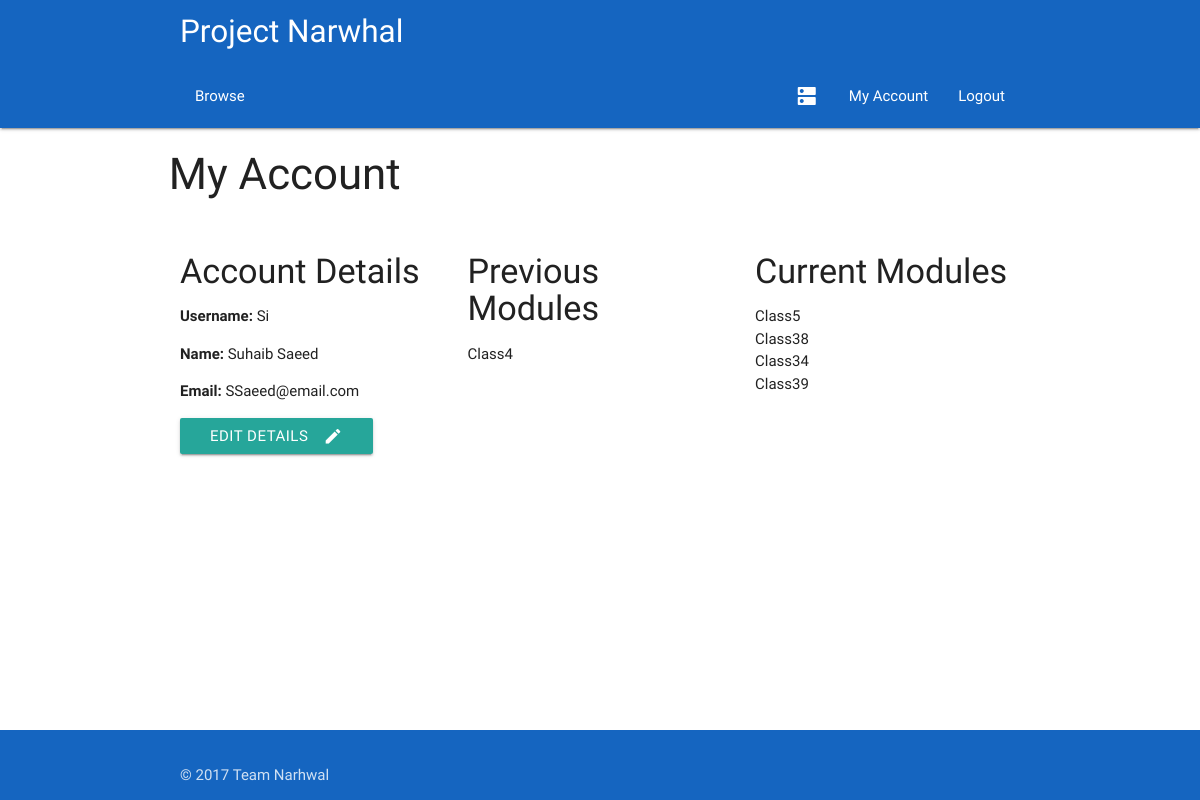
Before: /myaccount (signed in) with the older database file.
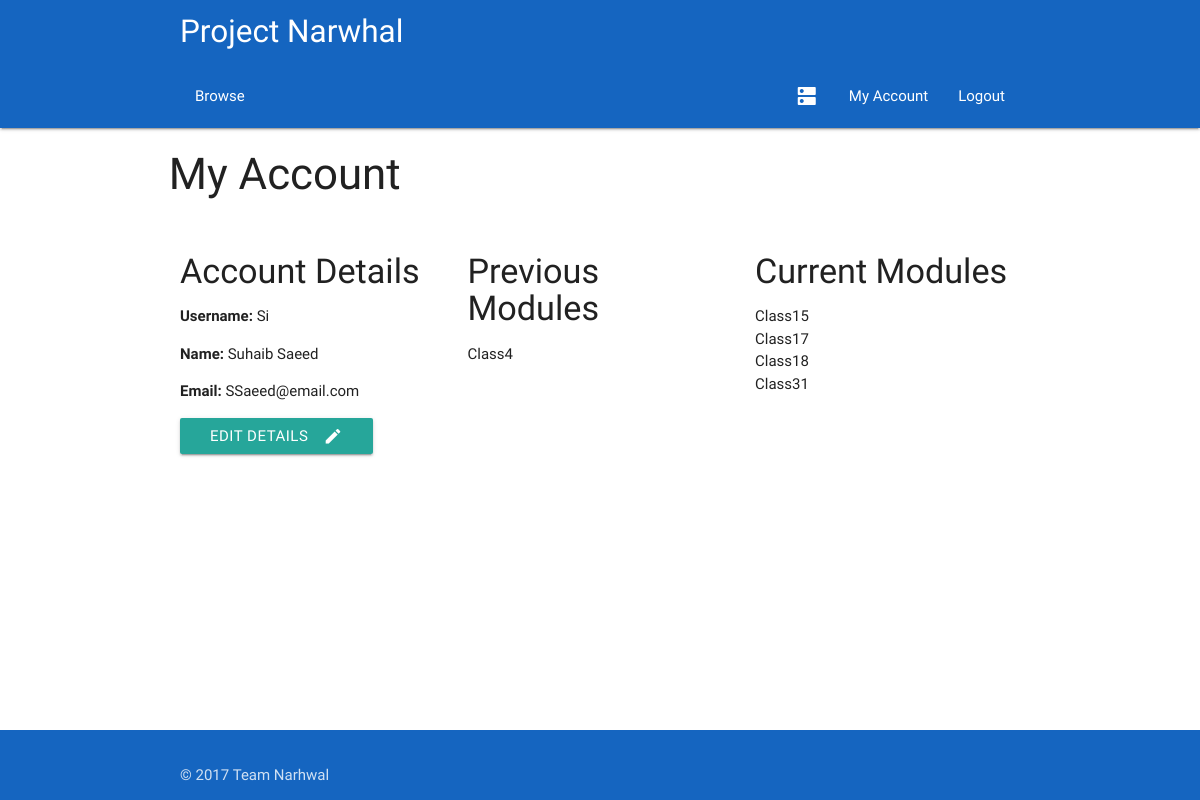
After: the same page with the newer database file.
### app/models.py (models this page shows)
class Class(db.Model):
	__tablename__ = 'Class'
	classID = db.Column(db.Integer, primary_key = True)
	coursePoint = db.Column(db.Integer, db.ForeignKey('Course.courseID'))
	course = db.relationship("Course", foreign_keys = [coursePoint])
	courseID = db.Column(db.Integer)
	title = db.Column(db.String(100))
	description = db.Column(db.String(100))
	capacity = db.Column(db.Integer)
	startDate = db.Column(db.DateTime)
	duration = db.Column(db.Integer)
	endDate = db.Column(db.DateTime)
	reqFac = db.Column(db.String(100), default = 'None')
	preTrain = relationship("Class")
	parent_id = Column(db.Integer, ForeignKey('Class.classID'))
	locationPoint = db.Column(db.Integer, db.ForeignKey('Room.roomID'))
	location = db.relationship("Room", foreign_keys = [locationPoint])
	trainerPoint = db.Column(db.Integer, db.ForeignKey('Trainer.trainerID'))
	trainer = db.relationship("Trainer", foreign_keys = [trainerPoint])
	attendanceList = db.relationship('Delegate', secondary = association_table)
	waitList = db.relationship('Delegate', secondary = waiting_table)

### app/views.py (the view)
@app.route('/myaccount')
@login_required
def myAccount():
    if current_user.type == 'Delegate':
        delClassList = getClasses(current_user)
        pastClass = history(current_user)
        futureClass = schedule(current_user)
        return render_template('myAccount.html', title='Account Details', pastClass=pastClass, futureClass=futureClass)
    elif current_user.type == 'Trainer':
        teachingList = classes(trainerPoint = current_user.trainerID)
        return render_template('myAccount.html', title='Account Details', teachingList = teachingList)
    else:
        abort(403)

### app/views.py (called while the page is built)
@login_manager.user_loader
def load_user(id):
    return models.User.query.get(id)

### queries.py (called while the page is built)
def listConvert(x):
    if(x.count() == 1):
        x = x[0]
        return x
    else:
        y = []
    for i in x:
        y.append(i)
    return y

def classes(**kwargs):
    q = models.Class.query.filter_by(**kwargs)
    q = listConvert(q)
    return q

def history(delegate):
    today = datetime.now()
    classList = delegate.classList
    results = []
    for i in classList:
        if (i.endDate < today):
            results.append(i)
    return results

def schedule(delegate):
    today = datetime.now()
    classList = delegate.classList
    results = []
    for i in classList:
        if(i.endDate > today):
            results.append(i)
    return results

def getClasses(dele):
    classList = classes()
    results = []
    for i in classList:
        if dele in i.attendanceList:
            results.append(i)
    return results

### app/templates/myAccount.html (shortened to what this page needs)
{% extends 'base.html' %} {% block content %}
<div class="container">
    <div class="row">
        <div class="l12">
            <h3>My Account</h3>
        </div>
    </div>
    <div class="row">
        <div class="{% if current_user.type == 'Delegate' %}col l4 s12{%else%}col l6 s12{%endif%} ">
            <h4>Account Details</h4>
            <p><b>Username:</b> {{current_user.username}}</p>
            <p><b>Name:</b> {{current_user.name}}</p>
            <p><b>Email: </b> {{current_user.email}}</p>
            {% if current_user.type == 'Delegate' %}
            <a href="/editdel"> <button class="btn waves-effect waves-light" input type="submit" value="Choose Date">Edit details
                <i class="material-icons right">mode_edit</i>
            </button></a>
            {% elif current_user.type == 'Trainer' %}
            <a href='/edittrain'> <button  class="btn waves-effect waves-light" input type="submit" value="Choose Date">Edit details
                <i class="material-icons right">mode_edit</i>
            </button></a>
            {% endif %}
        </div>
        {% if current_user.type == 'Delegate' %}
        <div class="col l4 s12">
            <h4>Previous Modules</h4>
            <ul>
                {% for item in pastClass %}
                <li>{{item.title}}</li>
                {% endfor %}
            </ul>
        </div>
        <div class="col l4 s12">
            <h4>Current Modules</h4>
            <ul>
                {% for item in futureClass %}
                <li>{{item.title}}</li>
                {% endfor %}
            </ul>
        </div>
        {%endif%}
    </div>
</div>
{% endblock %}

Changed rows visible on the page:
no longer on this page (row edited): Class: title "Class5", shown under "Current Modules"
no longer on this page (row edited): Class: title "Class38", shown under "Current Modules"
no longer on this page (row edited): Class: title "Class34", shown under "Current Modules"
no longer on this page (row edited): Class: title "Class39", shown under "Current Modules"
now on this page (row edited): Class: title "Class15", shown under "Current Modules"
now on this page (row edited): Class: title "Class17", shown under "Current Modules"
now on this page (row edited): Class: title "Class18", shown under "Current Modules"
now on this page (row edited): Class: title "Class31", shown under "Current Modules"
